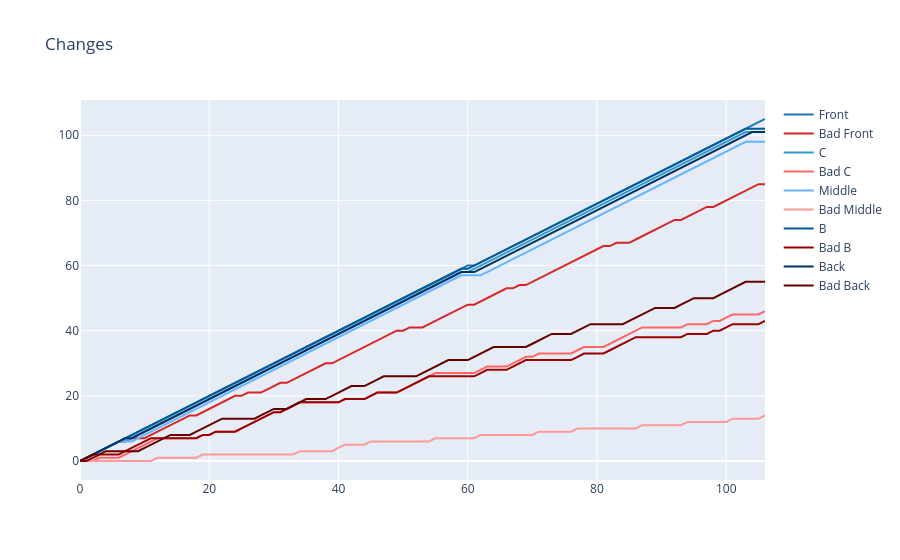
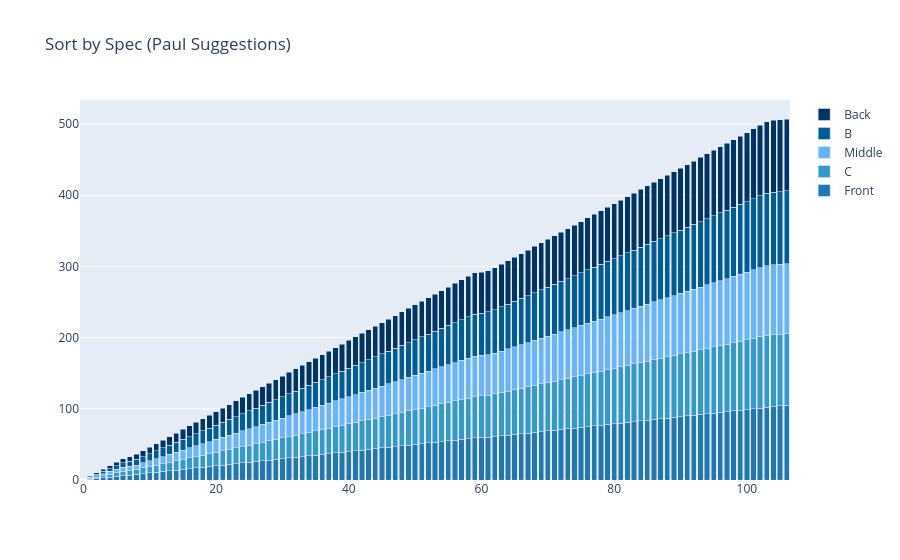
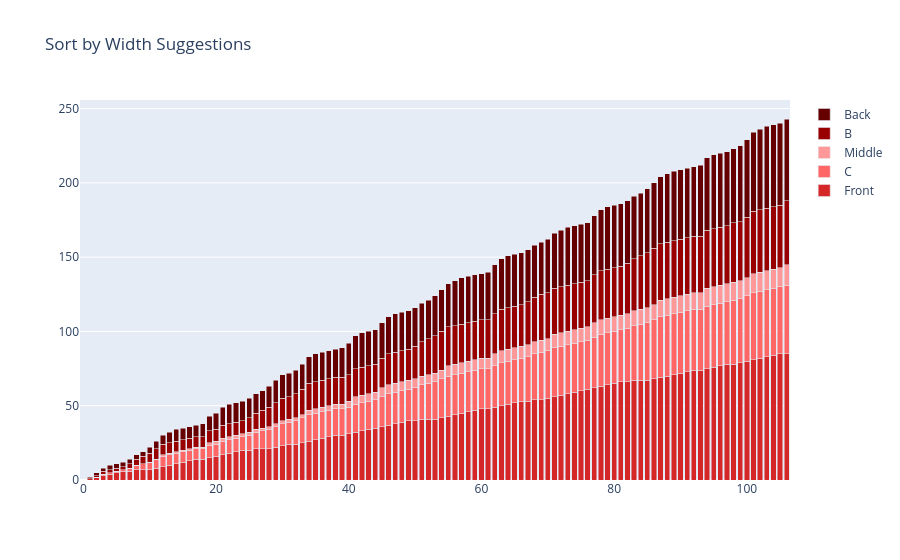

Notebook code cell kept with these figures, in order:
### Code cell
# Use blue shades for normal, red shades for bad
normal_colors = ['#1f77b4', '#3399cc', '#66b3ff', '#005c99', '#003366']
bad_colors = ['#d62728', '#ff6666', '#ff9999', '#990000', '#660000']

fig = go.Figure()
for idx, col in enumerate(['front', 'c', 'middle', 'b', 'back']):
    fig.add_trace(go.Scatter(
        x=changes.index, y=changes[col].cumsum(),
        mode='lines', name=f'{col.capitalize()}',
        line=dict(color=normal_colors[idx])
    ))
    fig.add_trace(go.Scatter(
        x=badchanges.index, y=badchanges[col].cumsum(),
        mode='lines', name=f'Bad {col.capitalize()}',
        line=dict(color=bad_colors[idx])
    ))
fig.update_layout(title='Changes')
waste = (changes[['front', 'c', 'middle', 'b', 'back']].sum(axis=1) * 0.2).cumsum()
badwaste = (badchanges[['front', 'c', 'middle', 'b', 'back']].sum(axis=1) * 0.2).cumsum()
cols = ['front', 'c', 'middle', 'b', 'back']

def stackbarplot(data, cols, colors, title):
    fig = go.Figure()
    for idx, col in enumerate(cols):
        fig.add_bar(
            x=data.index,
            y=data[col].cumsum(),
            name=col.capitalize(),
            marker_color=colors[idx],
        )
    fig.update_layout(
        barmode='stack',
        title=title
    )
    fig.show()

print(f"Bad waste compare to waste: {((badwaste.iloc[-1] - waste.iloc[-1]) / waste.iloc[-1]) * 100:.2f}%")
fig.show()
stackbarplot(real_changes,cols,normal_colors, title='Sort by Spec (Paul Suggestions)')
stackbarplot(changes,cols,normal_colors, title='Sort by Spec Same Width (Paul Suggestions)')
stackbarplot(badchanges,cols,bad_colors, title='Sort by Width Suggestions')

### Figure 1 — Plotly figure (JSON) as saved in the notebook; plotly's stock layout.template omitted (floating-point values rounded to 4 significant figures)
{"data": [{"line": {"color": "#1f77b4"}, "mode": "lines", "name": "Front", "type": "scatter", "x": [0, 1, 2, 3, 4, 5, 6, 7, 8, 9, 10, 11, 12, 13, 14, 15, 16, 17, 18, 19, 20, 21, 22, 23, 24, 25, 26, 27, 28, 29, 30, 31, 32, 33, 34, 35, 36, 37, 38, 39, 40, 41, 42, 43, 44, 45, 46, 47, 48, 49, 50, 51, 52, 53, 54, 55, 56, 57, 58, 59, 60, 61, 62, 63, 64, 65, 66, 67, 68, 69, 70, 71, 72, 73, 74, 75, 76, 77, 78, 79, 80, 81, 82, 83, 84, 85, 86, 87, 88, 89, 90, 91, 92, 93, 94, 95, 96, 97, 98, 99, 100, 101, 102, 103, 104, 105, 106], "y": [0, 1, 2, 3, 4, 5, 6, 7, 8, 9, 10, 11, 12, 13, 14, 15, 16, 17, 18, 19, 20, 21, 22, 23, 24, 25, 26, 27, 28, 29, 30, 31, 32, 33, 34, 35, 36, 37, 38, 39, 40, 41, 42, 43, 44, 45, 46, 47, 48, 49, 50, 51, 52, 53, 54, 55, 56, 57, 58, 59, 60, 60, 61, 62, 63, 64, 65, 66, 67, 68, 69, 70, 71, 72, 73, 74, 75, 76, 77, 78, 79, 80, 81, 82, 83, 84, 85, 86, 87, 88, 89, 90, 91, 92, 93, 94, 95, 96, 97, 98, 99, 100, 101, 102, 103, 104, 105]}, {"line": {"color": "#d62728"}, "mode": "lines", "name": "Bad Front", "type": "scatter", "x": [0, 1, 2, 3, 4, 5, 6, 7, 8, 9, 10, 11, 12, 13, 14, 15, 16, 17, 18, 19, 20, 21, 22, 23, 24, 25, 26, 27, 28, 29, 30, 31, 32, 33, 34, 35, 36, 37, 38, 39, 40, 41, 42, 43, 44, 45, 46, 47, 48, 49, 50, 51, 52, 53, 54, 55, 56, 57, 58, 59, 60, 61, 62, 63, 64, 65, 66, 67, 68, 69, 70, 71, 72, 73, 74, 75, 76, 77, 78, 79, 80, 81, 82, 83, 84, 85, 86, 87, 88, 89, 90, 91, 92, 93, 94, 95, 96, 97, 98, 99, 100, 101, 102, 103, 104, 105, 106], "y": [0, 1, 2, 3, 4, 5, 6, 6, 7, 7, 7, 8, 9, 10, 11, 12, 13, 14, 14, 15, 16, 17, 18, 19, 20, 20, 21, 21, 21, 22, 23, 24, 24, 25, 26, 27, 28, 29, 30, 30, 31, 32, 33, 34, 35, 36, 37, 38, 39, 40, 40, 41, 41, 41, 42, 43, 44, 45, 46, 47, 48, 48, 49, 50, 51, 52, 53, 53, 54, 54, 55, 56, 57, 58, 59, 60, 61, 62, 63, 64, 65, 66, 66, 67, 67, 67, 68, 69, 70, 71, 72, 73, 74, 74, 75, 76, 77, 78, 78, 79, 80, 81, 82, 83, 84, 85, 85]}, {"line": {"color": "#3399cc"}, "mode": "lines", "name": "C", "type": "scatter", "x": [0, 1, 2, 3, 4, 5, 6, 7, 8, 9, 10, 11, 12, 13, 14, 15, 16, 17, 18, 19, 20, 21, 22, 23, 24, 25, 26, 27, 28, 29, 30, 31, 32, 33, 34, 35, 36, 37, 38, 39, 40, 41, 42, 43, 44, 45, 46, 47, 48, 49, 50, 51, 52, 53, 54, 55, 56, 57, 58, 59, 60, 61, 62, 63, 64, 65, 66, 67, 68, 69, 70, 71, 72, 73, 74, 75, 76, 77, 78, 79, 80, 81, 82, 83, 84, 85, 86, 87, 88, 89, 90, 91, 92, 93, 94, 95, 96, 97, 98, 99, 100, 101, 102, 103, 104, 105, 106], "y": [0, 1, 2, 3, 4, 5, 6, 6, 7, 8, 9, 10, 11, 12, 13, 14, 15, 16, 17, 18, 19, 20, 21, 22, 23, 24, 25, 26, 27, 28, 29, 30, 31, 32, 33, 34, 35, 36, 37, 38, 39, 40, 41, 42, 43, 44, 45, 46, 47, 48, 49, 50, 51, 52, 53, 54, 55, 56, 57, 58, 58, 59, 60, 61, 62, 63, 64, 65, 66, 67, 68, 69, 70, 71, 72, 73, 74, 75, 76, 77, 78, 79, 80, 81, 82, 83, 84, 85, 86, 87, 88, 89, 90, 91, 92, 93, 94, 95, 96, 97, 98, 99, 100, 101, 101, 101, 101]}, {"line": {"color": "#ff6666"}, "mode": "lines", "name": "Bad C", "type": "scatter", "x": [0, 1, 2, 3, 4, 5, 6, 7, 8, 9, 10, 11, 12, 13, 14, 15, 16, 17, 18, 19, 20, 21, 22, 23, 24, 25, 26, 27, 28, 29, 30, 31, 32, 33, 34, 35, 36, 37, 38, 39, 40, 41, 42, 43, 44, 45, 46, 47, 48, 49, 50, 51, 52, 53, 54, 55, 56, 57, 58, 59, 60, 61, 62, 63, 64, 65, 66, 67, 68, 69, 70, 71, 72, 73, 74, 75, 76, 77, 78, 79, 80, 81, 82, 83, 84, 85, 86, 87, 88, 89, 90, 91, 92, 93, 94, 95, 96, 97, 98, 99, 100, 101, 102, 103, 104, 105, 106], "y": [0, 0, 0, 1, 1, 1, 1, 2, 3, 4, 5, 6, 7, 7, 7, 7, 7, 7, 7, 8, 8, 9, 9, 9, 9, 10, 11, 12, 13, 14, 15, 15, 16, 17, 18, 18, 18, 18, 18, 18, 18, 19, 19, 19, 19, 20, 21, 21, 21, 21, 22, 23, 24, 25, 26, 27, 27, 27, 27, 27, 27, 27, 28, 29, 29, 29, 29, 30, 31, 32, 32, 33, 33, 33, 33, 33, 33, 34, 35, 35, 35, 35, 36, 37, 38, 39, 40, 41, 41, 41, 41, 41, 41, 41, 42, 42, 42, 42, 43, 43, 44, 45, 45, 45, 45, 45, 46]}, {"line": {"color": "#66b3ff"}, "mode": "lines", "name": "Middle", "type": "scatter", "x": [0, 1, 2, 3, 4, 5, 6, 7, 8, 9, 10, 11, 12, 13, 14, 15, 16, 17, 18, 19, 20, 21, 22, 23, 24, 25, 26, 27, 28, 29, 30, 31, 32, 33, 34, 35, 36, 37, 38, 39, 40, 41, 42, 43, 44, 45, 46, 47, 48, 49, 50, 51, 52, 53, 54, 55, 56, 57, 58, 59, 60, 61, 62, 63, 64, 65, 66, 67, 68, 69, 70, 71, 72, 73, 74, 75, 76, 77, 78, 79, 80, 81, 82, 83, 84, 85, 86, 87, 88, 89, 90, 91, 92, 93, 94, 95, 96, 97, 98, 99, 100, 101, 102, 103, 104, 105, 106], "y": [0, 1, 2, 3, 4, 5, 6, 6, 6, 7, 8, 9, 10, 11, 12, 13, 14, 15, 16, 17, 18, 19, 20, 21, 22, 23, 24, 25, 26, 27, 28, 29, 30, 31, 32, 33, 34, 35, 36, 37, 38, 39, 40, 41, 42, 43, 44, 45, 46, 47, 48, 49, 50, 51, 52, 53, 54, 55, 56, 57, 57, 57, 57, 58, 59, 60, 61, 62, 63, 64, 65, 66, 67, 68, 69, 70, 71, 72, 73, 74, 75, 76, 77, 78, 79, 80, 81, 82, 83, 84, 85, 86, 87, 88, 89, 90, 91, 92, 93, 94, 95, 96, 97, 98, 98, 98, 98]}, {"line": {"color": "#ff9999"}, "mode": "lines", "name": "Bad Middle", "type": "scatter", "x": [0, 1, 2, 3, 4, 5, 6, 7, 8, 9, 10, 11, 12, 13, 14, 15, 16, 17, 18, 19, 20, 21, 22, 23, 24, 25, 26, 27, 28, 29, 30, 31, 32, 33, 34, 35, 36, 37, 38, 39, 40, 41, 42, 43, 44, 45, 46, 47, 48, 49, 50, 51, 52, 53, 54, 55, 56, 57, 58, 59, 60, 61, 62, 63, 64, 65, 66, 67, 68, 69, 70, 71, 72, 73, 74, 75, 76, 77, 78, 79, 80, 81, 82, 83, 84, 85, 86, 87, 88, 89, 90, 91, 92, 93, 94, 95, 96, 97, 98, 99, 100, 101, 102, 103, 104, 105, 106], "y": [0, 0, 0, 0, 0, 0, 0, 0, 0, 0, 0, 0, 1, 1, 1, 1, 1, 1, 1, 2, 2, 2, 2, 2, 2, 2, 2, 2, 2, 2, 2, 2, 2, 2, 3, 3, 3, 3, 3, 3, 4, 5, 5, 5, 5, 6, 6, 6, 6, 6, 6, 6, 6, 6, 6, 7, 7, 7, 7, 7, 7, 7, 8, 8, 8, 8, 8, 8, 8, 8, 8, 9, 9, 9, 9, 9, 9, 10, 10, 10, 10, 10, 10, 10, 10, 10, 10, 11, 11, 11, 11, 11, 11, 11, 12, 12, 12, 12, 12, 12, 12, 13, 13, 13, 13, 13, 14]}, {"line": {"color": "#005c99"}, "mode": "lines", "name": "B", "type": "scatter", "x": [0, 1, 2, 3, 4, 5, 6, 7, 8, 9, 10, 11, 12, 13, 14, 15, 16, 17, 18, 19, 20, 21, 22, 23, 24, 25, 26, 27, 28, 29, 30, 31, 32, 33, 34, 35, 36, 37, 38, 39, 40, 41, 42, 43, 44, 45, 46, 47, 48, 49, 50, 51, 52, 53, 54, 55, 56, 57, 58, 59, 60, 61, 62, 63, 64, 65, 66, 67, 68, 69, 70, 71, 72, 73, 74, 75, 76, 77, 78, 79, 80, 81, 82, 83, 84, 85, 86, 87, 88, 89, 90, 91, 92, 93, 94, 95, 96, 97, 98, 99, 100, 101, 102, 103, 104, 105, 106], "y": [0, 1, 2, 3, 4, 5, 6, 7, 8, 9, 10, 11, 12, 13, 14, 15, 16, 17, 18, 19, 20, 21, 22, 23, 24, 25, 26, 27, 28, 29, 30, 31, 32, 33, 34, 35, 36, 37, 38, 39, 40, 41, 42, 43, 44, 45, 46, 47, 48, 49, 50, 51, 52, 53, 54, 55, 56, 57, 58, 59, 59, 60, 61, 62, 63, 64, 65, 66, 67, 68, 69, 70, 71, 72, 73, 74, 75, 76, 77, 78, 79, 80, 81, 82, 83, 84, 85, 86, 87, 88, 89, 90, 91, 92, 93, 94, 95, 96, 97, 98, 99, 100, 101, 102, 102, 102, 102]}, {"line": {"color": "#990000"}, "mode": "lines", "name": "Bad B", "type": "scatter", "x": [0, 1, 2, 3, 4, 5, 6, 7, 8, 9, 10, 11, 12, 13, 14, 15, 16, 17, 18, 19, 20, 21, 22, 23, 24, 25, 26, 27, 28, 29, 30, 31, 32, 33, 34, 35, 36, 37, 38, 39, 40, 41, 42, 43, 44, 45, 46, 47, 48, 49, 50, 51, 52, 53, 54, 55, 56, 57, 58, 59, 60, 61, 62, 63, 64, 65, 66, 67, 68, 69, 70, 71, 72, 73, 74, 75, 76, 77, 78, 79, 80, 81, 82, 83, 84, 85, 86, 87, 88, 89, 90, 91, 92, 93, 94, 95, 96, 97, 98, 99, 100, 101, 102, 103, 104, 105, 106], "y": [0, 0, 1, 2, 2, 2, 2, 3, 4, 5, 6, 7, 7, 7, 7, 7, 7, 7, 7, 8, 8, 9, 9, 9, 9, 10, 11, 12, 13, 14, 15, 15, 16, 17, 18, 18, 18, 18, 18, 18, 18, 19, 19, 19, 19, 20, 21, 21, 21, 21, 22, 23, 24, 25, 26, 26, 26, 26, 26, 26, 26, 26, 27, 28, 28, 28, 28, 29, 30, 31, 31, 31, 31, 31, 31, 31, 31, 32, 33, 33, 33, 33, 34, 35, 36, 37, 38, 38, 38, 38, 38, 38, 38, 38, 39, 39, 39, 39, 40, 40, 41, 42, 42, 42, 42, 42, 43]}, {"line": {"color": "#003366"}, "mode": "lines", "name": "Back", "type": "scatter", "x": [0, 1, 2, 3, 4, 5, 6, 7, 8, 9, 10, 11, 12, 13, 14, 15, 16, 17, 18, 19, 20, 21, 22, 23, 24, 25, 26, 27, 28, 29, 30, 31, 32, 33, 34, 35, 36, 37, 38, 39, 40, 41, 42, 43, 44, 45, 46, 47, 48, 49, 50, 51, 52, 53, 54, 55, 56, 57, 58, 59, 60, 61, 62, 63, 64, 65, 66, 67, 68, 69, 70, 71, 72, 73, 74, 75, 76, 77, 78, 79, 80, 81, 82, 83, 84, 85, 86, 87, 88, 89, 90, 91, 92, 93, 94, 95, 96, 97, 98, 99, 100, 101, 102, 103, 104, 105, 106], "y": [0, 1, 2, 3, 4, 5, 6, 7, 7, 8, 9, 10, 11, 12, 13, 14, 15, 16, 17, 18, 19, 20, 21, 22, 23, 24, 25, 26, 27, 28, 29, 30, 31, 32, 33, 34, 35, 36, 37, 38, 39, 40, 41, 42, 43, 44, 45, 46, 47, 48, 49, 50, 51, 52, 53, 54, 55, 56, 57, 58, 58, 58, 59, 60, 61, 62, 63, 64, 65, 66, 67, 68, 69, 70, 71, 72, 73, 74, 75, 76, 77, 78, 79, 80, 81, 82, 83, 84, 85, 86, 87, 88, 89, 90, 91, 92, 93, 94, 95, 96, 97, 98, 99, 100, 101, 101, 101]}, {"line": {"color": "#660000"}, "mode": "lines", "name": "Bad Back", "type": "scatter", "x": [0, 1, 2, 3, 4, 5, 6, 7, 8, 9, 10, 11, 12, 13, 14, 15, 16, 17, 18, 19, 20, 21, 22, 23, 24, 25, 26, 27, 28, 29, 30, 31, 32, 33, 34, 35, 36, 37, 38, 39, 40, 41, 42, 43, 44, 45, 46, 47, 48, 49, 50, 51, 52, 53, 54, 55, 56, 57, 58, 59, 60, 61, 62, 63, 64, 65, 66, 67, 68, 69, 70, 71, 72, 73, 74, 75, 76, 77, 78, 79, 80, 81, 82, 83, 84, 85, 86, 87, 88, 89, 90, 91, 92, 93, 94, 95, 96, 97, 98, 99, 100, 101, 102, 103, 104, 105, 106], "y": [0, 1, 2, 2, 3, 3, 3, 3, 3, 3, 4, 5, 6, 7, 8, 8, 8, 8, 9, 10, 11, 12, 13, 13, 13, 13, 13, 13, 14, 15, 16, 16, 16, 17, 18, 19, 19, 19, 19, 20, 21, 22, 23, 23, 23, 24, 25, 26, 26, 26, 26, 26, 26, 27, 28, 29, 30, 31, 31, 31, 31, 32, 33, 34, 35, 35, 35, 35, 35, 35, 36, 37, 38, 39, 39, 39, 39, 40, 41, 42, 42, 42, 42, 42, 42, 43, 44, 45, 46, 47, 47, 47, 47, 48, 49, 50, 50, 50, 50, 51, 52, 53, 54, 55, 55, 55, 55]}], "layout": {"title": {"text": "Changes"}}}

### Figure 2 — Plotly figure (JSON) as saved in the notebook; plotly's stock layout.template omitted (floating-point values rounded to 4 significant figures)
{"data": [{"marker": {"color": "#1f77b4"}, "name": "Front", "type": "bar", "x": [0, 1, 2, 3, 4, 5, 6, 7, 8, 9, 10, 11, 12, 13, 14, 15, 16, 17, 18, 19, 20, 21, 22, 23, 24, 25, 26, 27, 28, 29, 30, 31, 32, 33, 34, 35, 36, 37, 38, 39, 40, 41, 42, 43, 44, 45, 46, 47, 48, 49, 50, 51, 52, 53, 54, 55, 56, 57, 58, 59, 60, 61, 62, 63, 64, 65, 66, 67, 68, 69, 70, 71, 72, 73, 74, 75, 76, 77, 78, 79, 80, 81, 82, 83, 84, 85, 86, 87, 88, 89, 90, 91, 92, 93, 94, 95, 96, 97, 98, 99, 100, 101, 102, 103, 104, 105, 106], "y": [0, 1, 2, 3, 4, 5, 6, 7, 8, 9, 10, 11, 12, 13, 14, 15, 16, 17, 18, 19, 20, 21, 22, 23, 24, 25, 26, 27, 28, 29, 30, 31, 32, 33, 34, 35, 36, 37, 38, 39, 40, 41, 42, 43, 44, 45, 46, 47, 48, 49, 50, 51, 52, 53, 54, 55, 56, 57, 58, 59, 60, 60, 61, 62, 63, 64, 65, 66, 67, 68, 69, 70, 71, 72, 73, 74, 75, 76, 77, 78, 79, 80, 81, 82, 83, 84, 85, 86, 87, 88, 89, 90, 91, 92, 93, 94, 95, 96, 97, 98, 99, 100, 101, 102, 103, 104, 105]}, {"marker": {"color": "#3399cc"}, "name": "C", "type": "bar", "x": [0, 1, 2, 3, 4, 5, 6, 7, 8, 9, 10, 11, 12, 13, 14, 15, 16, 17, 18, 19, 20, 21, 22, 23, 24, 25, 26, 27, 28, 29, 30, 31, 32, 33, 34, 35, 36, 37, 38, 39, 40, 41, 42, 43, 44, 45, 46, 47, 48, 49, 50, 51, 52, 53, 54, 55, 56, 57, 58, 59, 60, 61, 62, 63, 64, 65, 66, 67, 68, 69, 70, 71, 72, 73, 74, 75, 76, 77, 78, 79, 80, 81, 82, 83, 84, 85, 86, 87, 88, 89, 90, 91, 92, 93, 94, 95, 96, 97, 98, 99, 100, 101, 102, 103, 104, 105, 106], "y": [0, 1, 2, 3, 4, 5, 6, 6, 7, 8, 9, 10, 11, 12, 13, 14, 15, 16, 17, 18, 19, 20, 21, 22, 23, 24, 25, 26, 27, 28, 29, 30, 31, 32, 33, 34, 35, 36, 37, 38, 39, 40, 41, 42, 43, 44, 45, 46, 47, 48, 49, 50, 51, 52, 53, 54, 55, 56, 57, 58, 58, 59, 60, 61, 62, 63, 64, 65, 66, 67, 68, 69, 70, 71, 72, 73, 74, 75, 76, 77, 78, 79, 80, 81, 82, 83, 84, 85, 86, 87, 88, 89, 90, 91, 92, 93, 94, 95, 96, 97, 98, 99, 100, 101, 101, 101, 101]}, {"marker": {"color": "#66b3ff"}, "name": "Middle", "type": "bar", "x": [0, 1, 2, 3, 4, 5, 6, 7, 8, 9, 10, 11, 12, 13, 14, 15, 16, 17, 18, 19, 20, 21, 22, 23, 24, 25, 26, 27, 28, 29, 30, 31, 32, 33, 34, 35, 36, 37, 38, 39, 40, 41, 42, 43, 44, 45, 46, 47, 48, 49, 50, 51, 52, 53, 54, 55, 56, 57, 58, 59, 60, 61, 62, 63, 64, 65, 66, 67, 68, 69, 70, 71, 72, 73, 74, 75, 76, 77, 78, 79, 80, 81, 82, 83, 84, 85, 86, 87, 88, 89, 90, 91, 92, 93, 94, 95, 96, 97, 98, 99, 100, 101, 102, 103, 104, 105, 106], "y": [0, 1, 2, 3, 4, 5, 6, 6, 6, 7, 8, 9, 10, 11, 12, 13, 14, 15, 16, 17, 18, 19, 20, 21, 22, 23, 24, 25, 26, 27, 28, 29, 30, 31, 32, 33, 34, 35, 36, 37, 38, 39, 40, 41, 42, 43, 44, 45, 46, 47, 48, 49, 50, 51, 52, 53, 54, 55, 56, 57, 57, 57, 57, 58, 59, 60, 61, 62, 63, 64, 65, 66, 67, 68, 69, 70, 71, 72, 73, 74, 75, 76, 77, 78, 79, 80, 81, 82, 83, 84, 85, 86, 87, 88, 89, 90, 91, 92, 93, 94, 95, 96, 97, 98, 98, 98, 98]}, {"marker": {"color": "#005c99"}, "name": "B", "type": "bar", "x": [0, 1, 2, 3, 4, 5, 6, 7, 8, 9, 10, 11, 12, 13, 14, 15, 16, 17, 18, 19, 20, 21, 22, 23, 24, 25, 26, 27, 28, 29, 30, 31, 32, 33, 34, 35, 36, 37, 38, 39, 40, 41, 42, 43, 44, 45, 46, 47, 48, 49, 50, 51, 52, 53, 54, 55, 56, 57, 58, 59, 60, 61, 62, 63, 64, 65, 66, 67, 68, 69, 70, 71, 72, 73, 74, 75, 76, 77, 78, 79, 80, 81, 82, 83, 84, 85, 86, 87, 88, 89, 90, 91, 92, 93, 94, 95, 96, 97, 98, 99, 100, 101, 102, 103, 104, 105, 106], "y": [0, 1, 2, 3, 4, 5, 6, 7, 8, 9, 10, 11, 12, 13, 14, 15, 16, 17, 18, 19, 20, 21, 22, 23, 24, 25, 26, 27, 28, 29, 30, 31, 32, 33, 34, 35, 36, 37, 38, 39, 40, 41, 42, 43, 44, 45, 46, 47, 48, 49, 50, 51, 52, 53, 54, 55, 56, 57, 58, 59, 59, 60, 61, 62, 63, 64, 65, 66, 67, 68, 69, 70, 71, 72, 73, 74, 75, 76, 77, 78, 79, 80, 81, 82, 83, 84, 85, 86, 87, 88, 89, 90, 91, 92, 93, 94, 95, 96, 97, 98, 99, 100, 101, 102, 102, 102, 102]}, {"marker": {"color": "#003366"}, "name": "Back", "type": "bar", "x": [0, 1, 2, 3, 4, 5, 6, 7, 8, 9, 10, 11, 12, 13, 14, 15, 16, 17, 18, 19, 20, 21, 22, 23, 24, 25, 26, 27, 28, 29, 30, 31, 32, 33, 34, 35, 36, 37, 38, 39, 40, 41, 42, 43, 44, 45, 46, 47, 48, 49, 50, 51, 52, 53, 54, 55, 56, 57, 58, 59, 60, 61, 62, 63, 64, 65, 66, 67, 68, 69, 70, 71, 72, 73, 74, 75, 76, 77, 78, 79, 80, 81, 82, 83, 84, 85, 86, 87, 88, 89, 90, 91, 92, 93, 94, 95, 96, 97, 98, 99, 100, 101, 102, 103, 104, 105, 106], "y": [0, 1, 2, 3, 4, 5, 6, 7, 7, 8, 9, 10, 11, 12, 13, 14, 15, 16, 17, 18, 19, 20, 21, 22, 23, 24, 25, 26, 27, 28, 29, 30, 31, 32, 33, 34, 35, 36, 37, 38, 39, 40, 41, 42, 43, 44, 45, 46, 47, 48, 49, 50, 51, 52, 53, 54, 55, 56, 57, 58, 58, 58, 59, 60, 61, 62, 63, 64, 65, 66, 67, 68, 69, 70, 71, 72, 73, 74, 75, 76, 77, 78, 79, 80, 81, 82, 83, 84, 85, 86, 87, 88, 89, 90, 91, 92, 93, 94, 95, 96, 97, 98, 99, 100, 101, 101, 101]}], "layout": {"barmode": "stack", "title": {"text": "Sort by Spec (Paul Suggestions)"}}}

### Figure 3 — Plotly figure (JSON) as saved in the notebook; plotly's stock layout.template omitted (floating-point values rounded to 4 significant figures)
{"data": [{"marker": {"color": "#d62728"}, "name": "Front", "type": "bar", "x": [0, 1, 2, 3, 4, 5, 6, 7, 8, 9, 10, 11, 12, 13, 14, 15, 16, 17, 18, 19, 20, 21, 22, 23, 24, 25, 26, 27, 28, 29, 30, 31, 32, 33, 34, 35, 36, 37, 38, 39, 40, 41, 42, 43, 44, 45, 46, 47, 48, 49, 50, 51, 52, 53, 54, 55, 56, 57, 58, 59, 60, 61, 62, 63, 64, 65, 66, 67, 68, 69, 70, 71, 72, 73, 74, 75, 76, 77, 78, 79, 80, 81, 82, 83, 84, 85, 86, 87, 88, 89, 90, 91, 92, 93, 94, 95, 96, 97, 98, 99, 100, 101, 102, 103, 104, 105, 106], "y": [0, 1, 2, 3, 4, 5, 6, 6, 7, 7, 7, 8, 9, 10, 11, 12, 13, 14, 14, 15, 16, 17, 18, 19, 20, 20, 21, 21, 21, 22, 23, 24, 24, 25, 26, 27, 28, 29, 30, 30, 31, 32, 33, 34, 35, 36, 37, 38, 39, 40, 40, 41, 41, 41, 42, 43, 44, 45, 46, 47, 48, 48, 49, 50, 51, 52, 53, 53, 54, 54, 55, 56, 57, 58, 59, 60, 61, 62, 63, 64, 65, 66, 66, 67, 67, 67, 68, 69, 70, 71, 72, 73, 74, 74, 75, 76, 77, 78, 78, 79, 80, 81, 82, 83, 84, 85, 85]}, {"marker": {"color": "#ff6666"}, "name": "C", "type": "bar", "x": [0, 1, 2, 3, 4, 5, 6, 7, 8, 9, 10, 11, 12, 13, 14, 15, 16, 17, 18, 19, 20, 21, 22, 23, 24, 25, 26, 27, 28, 29, 30, 31, 32, 33, 34, 35, 36, 37, 38, 39, 40, 41, 42, 43, 44, 45, 46, 47, 48, 49, 50, 51, 52, 53, 54, 55, 56, 57, 58, 59, 60, 61, 62, 63, 64, 65, 66, 67, 68, 69, 70, 71, 72, 73, 74, 75, 76, 77, 78, 79, 80, 81, 82, 83, 84, 85, 86, 87, 88, 89, 90, 91, 92, 93, 94, 95, 96, 97, 98, 99, 100, 101, 102, 103, 104, 105, 106], "y": [0, 0, 0, 1, 1, 1, 1, 2, 3, 4, 5, 6, 7, 7, 7, 7, 7, 7, 7, 8, 8, 9, 9, 9, 9, 10, 11, 12, 13, 14, 15, 15, 16, 17, 18, 18, 18, 18, 18, 18, 18, 19, 19, 19, 19, 20, 21, 21, 21, 21, 22, 23, 24, 25, 26, 27, 27, 27, 27, 27, 27, 27, 28, 29, 29, 29, 29, 30, 31, 32, 32, 33, 33, 33, 33, 33, 33, 34, 35, 35, 35, 35, 36, 37, 38, 39, 40, 41, 41, 41, 41, 41, 41, 41, 42, 42, 42, 42, 43, 43, 44, 45, 45, 45, 45, 45, 46]}, {"marker": {"color": "#ff9999"}, "name": "Middle", "type": "bar", "x": [0, 1, 2, 3, 4, 5, 6, 7, 8, 9, 10, 11, 12, 13, 14, 15, 16, 17, 18, 19, 20, 21, 22, 23, 24, 25, 26, 27, 28, 29, 30, 31, 32, 33, 34, 35, 36, 37, 38, 39, 40, 41, 42, 43, 44, 45, 46, 47, 48, 49, 50, 51, 52, 53, 54, 55, 56, 57, 58, 59, 60, 61, 62, 63, 64, 65, 66, 67, 68, 69, 70, 71, 72, 73, 74, 75, 76, 77, 78, 79, 80, 81, 82, 83, 84, 85, 86, 87, 88, 89, 90, 91, 92, 93, 94, 95, 96, 97, 98, 99, 100, 101, 102, 103, 104, 105, 106], "y": [0, 0, 0, 0, 0, 0, 0, 0, 0, 0, 0, 0, 1, 1, 1, 1, 1, 1, 1, 2, 2, 2, 2, 2, 2, 2, 2, 2, 2, 2, 2, 2, 2, 2, 3, 3, 3, 3, 3, 3, 4, 5, 5, 5, 5, 6, 6, 6, 6, 6, 6, 6, 6, 6, 6, 7, 7, 7, 7, 7, 7, 7, 8, 8, 8, 8, 8, 8, 8, 8, 8, 9, 9, 9, 9, 9, 9, 10, 10, 10, 10, 10, 10, 10, 10, 10, 10, 11, 11, 11, 11, 11, 11, 11, 12, 12, 12, 12, 12, 12, 12, 13, 13, 13, 13, 13, 14]}, {"marker": {"color": "#990000"}, "name": "B", "type": "bar", "x": [0, 1, 2, 3, 4, 5, 6, 7, 8, 9, 10, 11, 12, 13, 14, 15, 16, 17, 18, 19, 20, 21, 22, 23, 24, 25, 26, 27, 28, 29, 30, 31, 32, 33, 34, 35, 36, 37, 38, 39, 40, 41, 42, 43, 44, 45, 46, 47, 48, 49, 50, 51, 52, 53, 54, 55, 56, 57, 58, 59, 60, 61, 62, 63, 64, 65, 66, 67, 68, 69, 70, 71, 72, 73, 74, 75, 76, 77, 78, 79, 80, 81, 82, 83, 84, 85, 86, 87, 88, 89, 90, 91, 92, 93, 94, 95, 96, 97, 98, 99, 100, 101, 102, 103, 104, 105, 106], "y": [0, 0, 1, 2, 2, 2, 2, 3, 4, 5, 6, 7, 7, 7, 7, 7, 7, 7, 7, 8, 8, 9, 9, 9, 9, 10, 11, 12, 13, 14, 15, 15, 16, 17, 18, 18, 18, 18, 18, 18, 18, 19, 19, 19, 19, 20, 21, 21, 21, 21, 22, 23, 24, 25, 26, 26, 26, 26, 26, 26, 26, 26, 27, 28, 28, 28, 28, 29, 30, 31, 31, 31, 31, 31, 31, 31, 31, 32, 33, 33, 33, 33, 34, 35, 36, 37, 38, 38, 38, 38, 38, 38, 38, 38, 39, 39, 39, 39, 40, 40, 41, 42, 42, 42, 42, 42, 43]}, {"marker": {"color": "#660000"}, "name": "Back", "type": "bar", "x": [0, 1, 2, 3, 4, 5, 6, 7, 8, 9, 10, 11, 12, 13, 14, 15, 16, 17, 18, 19, 20, 21, 22, 23, 24, 25, 26, 27, 28, 29, 30, 31, 32, 33, 34, 35, 36, 37, 38, 39, 40, 41, 42, 43, 44, 45, 46, 47, 48, 49, 50, 51, 52, 53, 54, 55, 56, 57, 58, 59, 60, 61, 62, 63, 64, 65, 66, 67, 68, 69, 70, 71, 72, 73, 74, 75, 76, 77, 78, 79, 80, 81, 82, 83, 84, 85, 86, 87, 88, 89, 90, 91, 92, 93, 94, 95, 96, 97, 98, 99, 100, 101, 102, 103, 104, 105, 106], "y": [0, 1, 2, 2, 3, 3, 3, 3, 3, 3, 4, 5, 6, 7, 8, 8, 8, 8, 9, 10, 11, 12, 13, 13, 13, 13, 13, 13, 14, 15, 16, 16, 16, 17, 18, 19, 19, 19, 19, 20, 21, 22, 23, 23, 23, 24, 25, 26, 26, 26, 26, 26, 26, 27, 28, 29, 30, 31, 31, 31, 31, 32, 33, 34, 35, 35, 35, 35, 35, 35, 36, 37, 38, 39, 39, 39, 39, 40, 41, 42, 42, 42, 42, 42, 42, 43, 44, 45, 46, 47, 47, 47, 47, 48, 49, 50, 50, 50, 50, 51, 52, 53, 54, 55, 55, 55, 55]}], "layout": {"barmode": "stack", "title": {"text": "Sort by Width Suggestions"}}}
